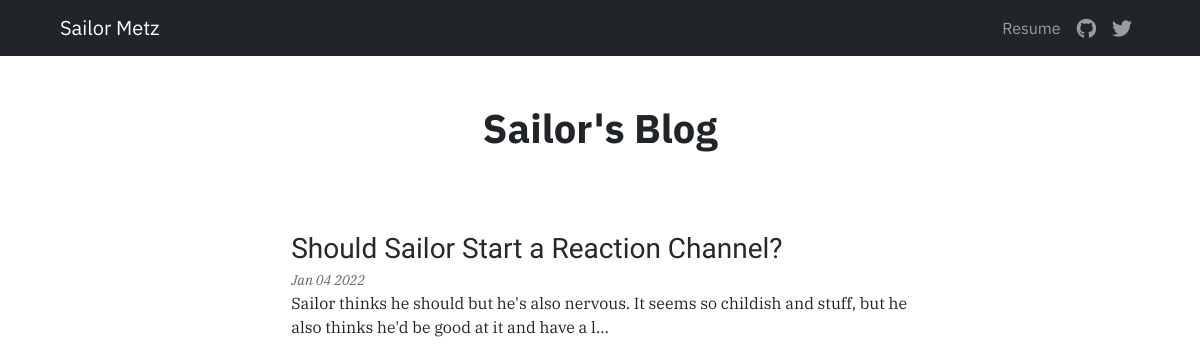
The page /blog/ on the database as committed earlier.
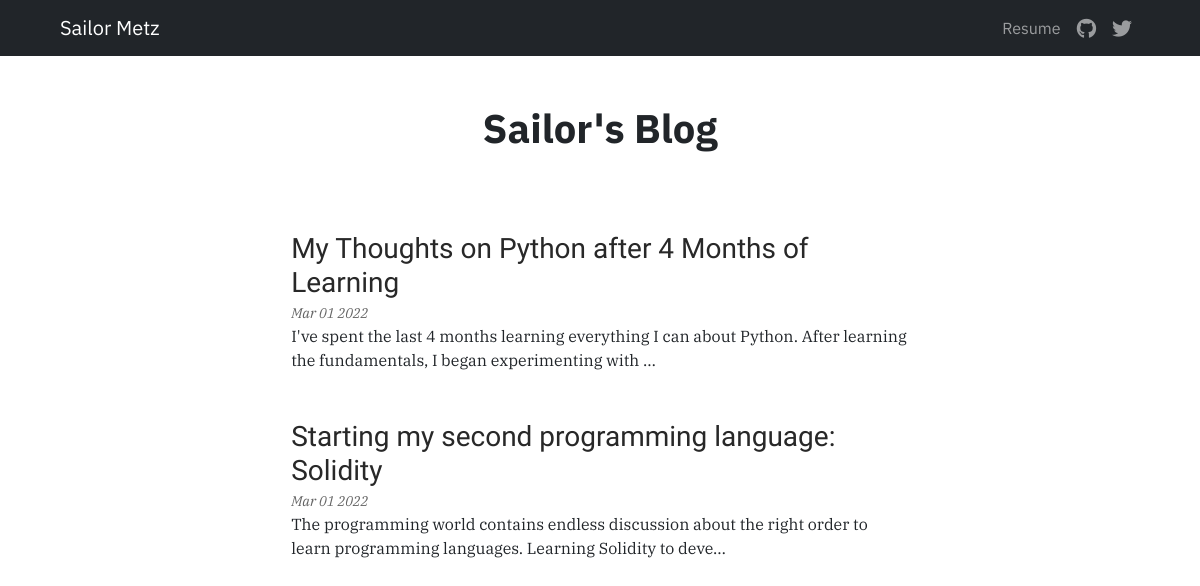
The same page on the database as committed later.
### blog/models.py (models this page shows)
class BlogProject(models.Model):
    blog_title = models.CharField(max_length=200)
    blog_date = models.DateField()
    blog_description = models.TextField()

### blog/views.py (the view)
# urls.py: path('', views.all_blogs, name="all_blogs"),
def all_blogs(request):
    blog_project = BlogProject.objects.all()
    return render(request, 'blog/all_blogs.html', {'blog_project':blog_project})

### blog/templates/blog/all_blogs.html
{% extends 'portfolio/base.html' %}
{% block content %}
{% load static %}
<link rel="stylesheet" type="text/css" href="{% static 'blog/style.css' %}">
<div class="container">
  <div class="row justify-content-center">
    <div class="col-7 my-5" align="center">
      <h1 class="page-title">Sailor's Blog</h1>
    </div>
  </div>
</div>
<br>
<div class="container">
  <div class="row justify-content-center mx-2">
    <div class="col-lg-7 col-12">
      {% for blog in blog_project %}
      <a href="{% url 'blog:detail' blog.id %}"><p class="title my-0">{{ blog.blog_title }}</p></a>
      <p class="sub my-0 mt-1">{{ blog.blog_date | date:'M d Y' }}</p>
      <p class="descrip mb-5">{{ blog.blog_description | truncatechars:130 }}</p>
      {% endfor %}
    </div>
  </div>
</div>
{% endblock %}

Rows that differ between the two databases and show on the page:
removed BlogProject: blog_title "Should Sailor Start a Reaction Channel?", blog_date "Jan 04 2022", blog_description "Sailor thinks he should but he's also nervous. It seems so childish and stuff, but he also thinks he'd be good at it and have a l…"
added BlogProject: blog_title "My Thoughts on Python after 4 Months of Learning", blog_date "Mar 01 2022", blog_description "I've spent the last 4 months learning everything I can about Python. After learning the fundamentals, I began experimenting with …"
added BlogProject: blog_title "Starting my second programming language: Solidity", blog_date "Mar 01 2022", blog_description "The programming world contains endless discussion about the right order to learn programming languages. Learning Solidity to deve…"
